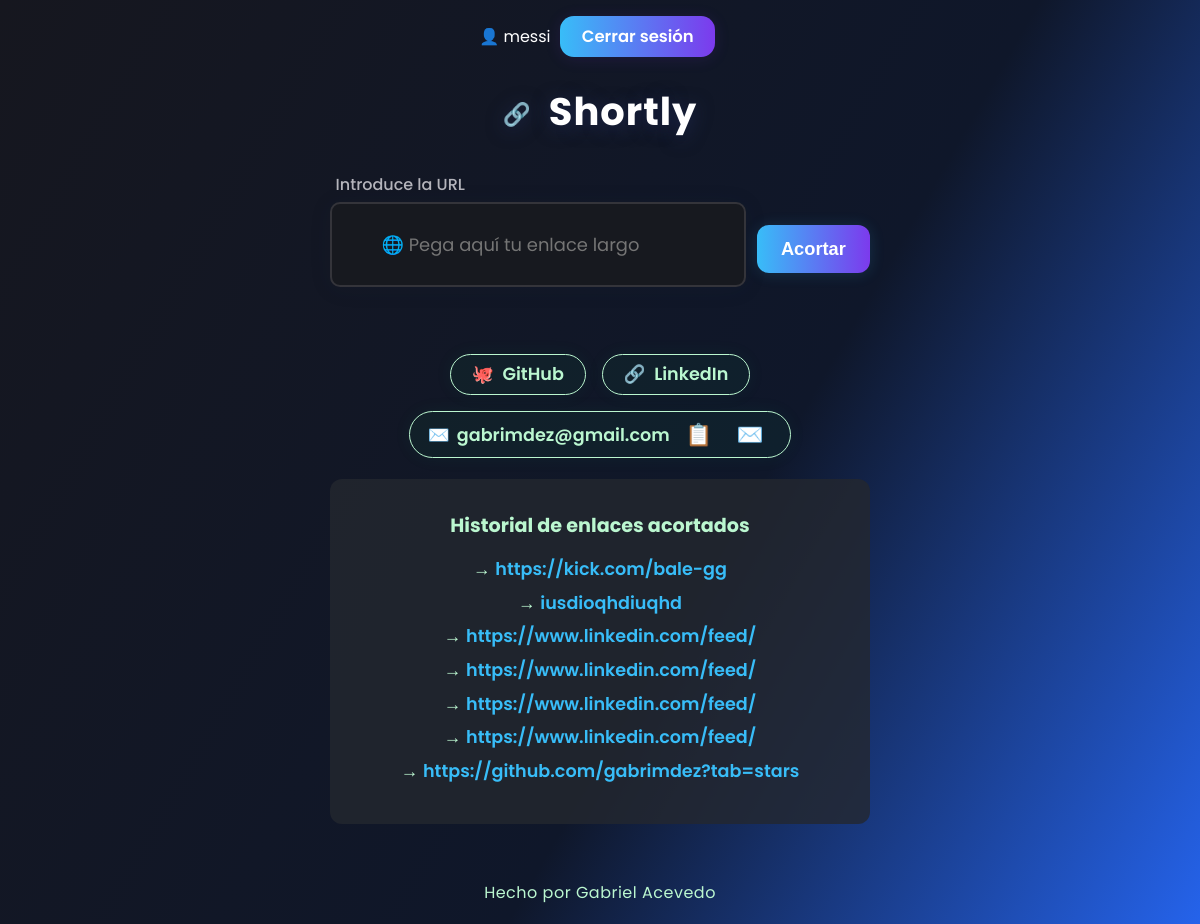
Screenshot of / (signed in) with the database file from the repository.
### main.py (models this page shows)
class User(db.Model, UserMixin):
    id = db.Column(db.Integer, primary_key=True)
    username = db.Column(db.String(80), unique=True, nullable=False)
    password = db.Column(db.String(120), nullable=False)

class Link(db.Model):
    id = db.Column(db.Integer, primary_key=True)
    original_url = db.Column(db.String(2048), nullable=False)
    short_code = db.Column(db.String(10), unique=True, nullable=False)
    user_id = db.Column(db.Integer, db.ForeignKey('user.id'), nullable=True)
    user = db.relationship('User', backref=db.backref('links', lazy=True))

### main.py (the view, shortened to what this page needs)
@app.route('/', methods=['GET', 'POST'])
def home():
    new_url = None
    link = None
    links = None
    if current_user.is_authenticated:
        links = Link.query.filter_by(user_id=current_user.id).all()
    return render_template("form.html", new_url=new_url, link=link, links=links)

### main.py (called while the page is built)
@login_manager.user_loader
def load_user(user_id):
    return User.query.get(int(user_id))

### templates/form.html (shortened to what this page needs)
<!DOCTYPE html>
<html lang="es">
  <head>
    <link
      rel="stylesheet"
      href="{{ url_for('static', filename='style.css') }}"
    />
  </head>
  <body>
    <div class="main-center">
      <main>
        <nav class="auth-nav">
          {% if current_user.is_authenticated %}
          <span class="auth-user">👤 {{ current_user.username }}</span>
          <a href="{{ url_for('logout') }}" class="auth-btn">Cerrar sesión</a>
          {% else %}
          <a href="{{ url_for('login') }}" class="auth-btn">Iniciar sesión</a>
          <a href="{{ url_for('register') }}" class="auth-btn">Registrarse</a>
          {% endif %}
        </nav>
        <h1><span class="icon">🔗</span> Shortly</h1>
        <form method="post" action="/" class="url-form" novalidate>
          <label for="url" class="custom-label">Introduce la URL</label>
          <div class="input-group">
            <input
              id="url"
              type="url"
              name="url"
              placeholder="🌐 Pega aquí tu enlace largo"
              required
              autocomplete="off"
              class="url-input"
            />
            <button type="submit" class="btn-submit">Acortar</button>
          </div>
        </form>
        <div id="message" class="message"></div>
        <div class="contact-links">
          <a
            href="https://github.com/gabrimdez"
            class="contact-btn"
            target="_blank"
            rel="noopener"
          >
            <span class="contact-icon">🐙</span> GitHub
          </a>
          <a
            href="https://www.linkedin.com/in/gabriel-acevedo-méndez-0582a4382/"
            class="contact-btn"
            target="_blank"
            rel="noopener"
          >
            <span class="contact-icon">🔗</span> LinkedIn
          </a>
          <div class="contact-btn email-btn">
            <span class="contact-icon">✉️</span>
            <span id="user-email">gabrimdez@gmail.com</span>
            <button
              class="btn-copy-email"
              id="btn-copy-email"
              title="Copiar correo"
              aria-label="Copiar correo"
            >
              📋
            </button>
            <button
              class="btn-send-email"
              id="btn-send-email"
              title="Enviar correo"
              aria-label="Enviar correo"
            >
              ✉️
            </button>
          </div>
        </div>
        {% if links %}
        <section class="history">
          <h2>Historial de enlaces acortados</h2>
          <ul>
            {% for link in links %}
            <li>
              →
              <a href="{{ link.original_url }}" target="_blank"
                >{{ link.original_url }}</a
              >
            </li>
            {% endfor %}
          </ul>
        </section>
        {% endif %}
      </main>
      <footer>
        Hecho por <span class="footer-highlight">Gabriel Acevedo</span>
      </footer>
    </div>
  </body>
</html>

### static/style.css (style rules this page uses)
body { font-family: 'Poppins', sans-serif; min-height: 100vh; margin: 0; padding: 0; background: linear-gradient(120deg, #16171f 0%, #0f172a 60%, #2563eb 100%); width: 100vw; }
.main-center { min-height: 100vh; min-width: 100vw; display: flex; flex-direction: column; align-items: center; justify-content: center; }
main { width: 100%; max-width: 540px; text-align: center; margin: 0 auto 1.5rem auto; padding-top: 2vh; }
h1 { margin-bottom: 2rem; font-weight: 700; font-size: 2.4rem; color: #fff; letter-spacing: 1px; text-shadow: 0 3px 18px #27346890; }
.icon { font-size: 1.4rem; vertical-align: middle; margin-right: 0.5rem; }
.url-form .custom-label { display: block; color: #b5b5bc; font-size: 1rem; font-weight: 500; margin-bottom: .3rem; text-align: left; margin-left: 0.35rem; }
.btn-submit { background: linear-gradient(90deg, #38bdf8 0%, #7c3aed 100%); color: #fff; border: none; padding: 0.82rem 1.35rem; border-radius: 10px; font-weight: bold; font-size: 1.05rem; cursor: pointer; box-shadow: 0 1px 18px #38bdf828; transition: background 0.3s; min-width: 100px; }
.message { text-align: center; margin-bottom: 1.2rem; height: 24px; font-weight: 600; font-size: 1rem; color: #bbf7d0; }
.contact-links { display: flex; flex-wrap: wrap; gap: 1rem; justify-content: center; margin-top: 1rem; }
.contact-btn, .email-btn { display: flex; align-items: center; gap: 0.5em; font-size: 1.1rem; background: rgba(34, 197, 94, 0.05); color: #bbf7d0; padding: .37em 1.18em; border: 1.5px solid #bbf7d0; border-radius: 24px; font-weight: 600; text-decoration: none; transition: background .21s, color .2s, border .18s; box-shadow: 0 0 18px #22c55e10; }
.email-btn { gap: 0.4em; padding: 0.37em 1em; user-select: none; justify-content: center; }
.btn-copy-email, .btn-send-email { background: none; border: none; color: #bbf7d0; font-size: 1.35rem; cursor: pointer; border-radius: 50%; padding: 0.15em 0.4em; transition: color 0.25s, background-color 0.25s; }
footer { color: #bbf7d0; font-size: 1rem; letter-spacing: 0.5px; text-align: center; width: 100vw; margin-top: 2rem; padding-bottom: 1.2rem; }
.history { background: #23272fcc; padding: 1em 1.5em; border-radius: 12px; margin-top: 1.3rem; color: #bbf7d0; }
.history h2 { margin-bottom: 0.7rem; font-weight: bold; font-size: 1.2rem; }
.history ul { list-style: none; padding-left: 0; max-height: 240px; overflow-y: auto; }
.history li { margin-bottom: 0.48rem; font-size: 1.1rem; }
.history a { color: #38bdf8; font-weight: 600; text-decoration: none; }
.btn-submit { margin-top: 0.6rem; width: 100%; background: linear-gradient(90deg, #38bdf8 0%, #7c3aed 100%); border: none; color: #fff; font-weight: bold; font-size: 1.14rem; padding: 0.83rem 0; border-radius: 12px; cursor: pointer; box-shadow: 0 1px 15px #38bdf828; transition: background 0.25s; }
.auth-btn { display: inline-block; background: linear-gradient(90deg, #38bdf8 0%, #7c3aed 100%); color: #fff !important; border: none; font-size: 1.03rem; font-weight: 600; text-decoration: none; padding: 0.5em 1.3em; border-radius: 14px; margin-left: 0.35rem; margin-right: 0.35rem; box-shadow: 0 2px 16px #7c3aed20; cursor: pointer; transition: background 0.15s, color 0.12s, box-shadow 0.12s; }
.input-group { position: relative; display: flex; align-items: center; gap: 0.7rem; justify-content: center; margin-bottom: 1.5rem; width: 100%; }
.url-input { flex: 1; padding: 0.82rem 1rem 0.82rem 3.1rem; border: 2px solid #34343a; border-radius: 10px; font-size: 1.12rem; background: #17191f; color: #eee; box-shadow: 0 2px 22px #1e293b18; transition: border-color 0.25s; font-family: inherit; height: 3.4rem; }
.auth-user { color: white; transition: color 0.25s; }

### rows the page displays
User: username "messi"
Link: original_url "https://kick.com/bale-gg"
Link: original_url "iusdioqhdiuqhd"
Link: original_url "https://www.linkedin.com/feed/"
Link: original_url "https://www.linkedin.com/feed/"
Link: original_url "https://www.linkedin.com/feed/"
Link: original_url "https://www.linkedin.com/feed/"
Link: original_url "https://github.com/gabrimdez?tab=stars"
